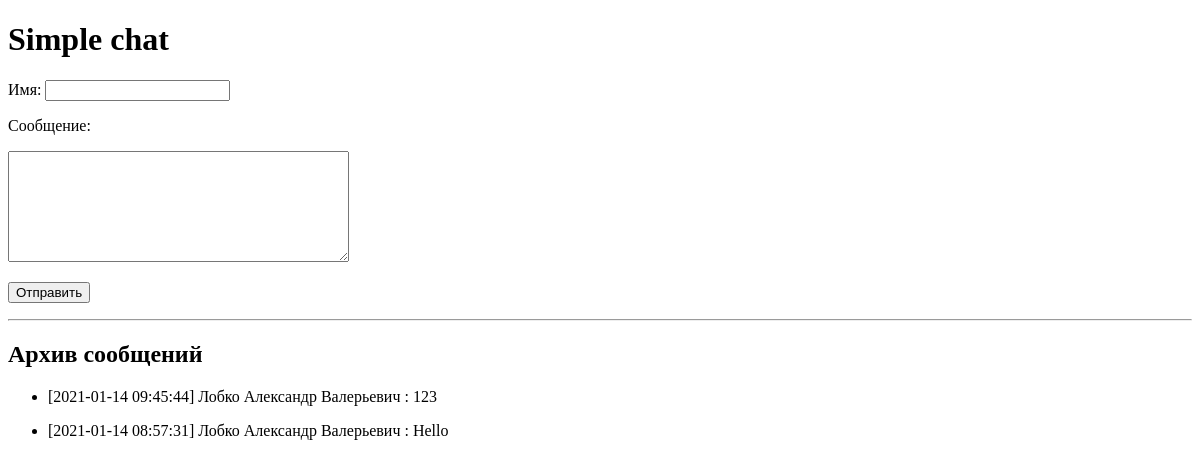
Before: / with the older database file.
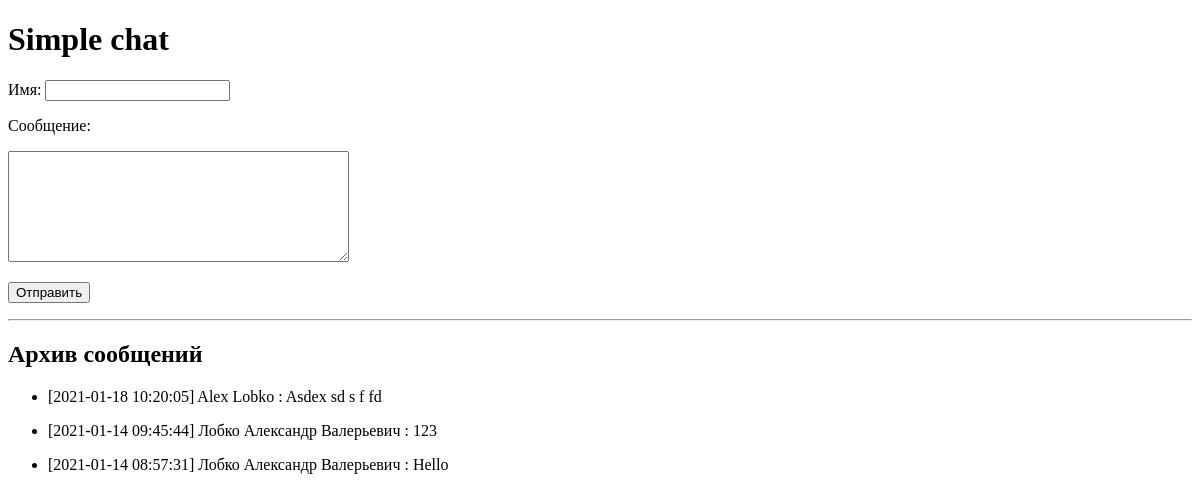
After: the same page with the newer database file.
### tables this page shows
CREATE TABLE messages (
id integer PRIMARY KEY AUTOINCREMENT,
name text NOT NULL,
text text NOT NULL,
time text NOT NULL
);

### chat/chat.py (the view, shortened to what this page needs)
@app.route('/', methods=['POST', 'GET'])
def index():
    db = get_db()
    dbase = FDataBase(db)
    return render_template('index.html', title='Simple chat', messages=dbase.getHistoryMessages())

### chat/chat.py (called while the page is built)
def connect_db():
    conn = sqlite3.connect(app.config['DATABASE'])
    conn.row_factory = sqlite3.Row
    return conn

def get_db():
    if not hasattr(g, 'link_db'):
        g.link_db = connect_db()
    return g.link_db

### chat/fdatabase.py (called while the page is built)
    def getHistoryMessages(self):
        try:
            self.__cur.execute(f"SELECT name, text, datetime(time, 'unixepoch') as tm FROM messages ORDER BY tm DESC")
            res = self.__cur.fetchall()
            if res: return res
        except sqlite3.Error as e:
            print("Ошибка получения статьи из БД "+str(e))
        return []

### chat/templates/index.html (shortened to what this page needs)
<!DOCTYPE html>
<html>
<head>
</head>
<body>
<h1>{{title}}</h1>
{% block content %}
<form action="/" method="post">
    <p><label>Имя: </label> <input type="text" name="name" value="" required />
    <p><label>Сообщение:</label>
    <p><textarea name="message" rows=7 cols=40></textarea>
    <p><input type="submit" value="Отправить" />
</form>
{% endblock %}
{% block history -%}
<hr>
<h2>Архив сообщений</h2>
<ul>
    {% for p in messages %}
    <li>
        <p >[{{p.tm}}] {{p.name}} : {{p.text}}</a></p>
    </li>
    {% endfor %}
</ul>
{% endblock -%}
</body>
</html>

Changed rows visible on the page:
added messages: tm "2021-01-18 10:20:05", name "Alex Lobko", text "Asdex sd s f fd"
